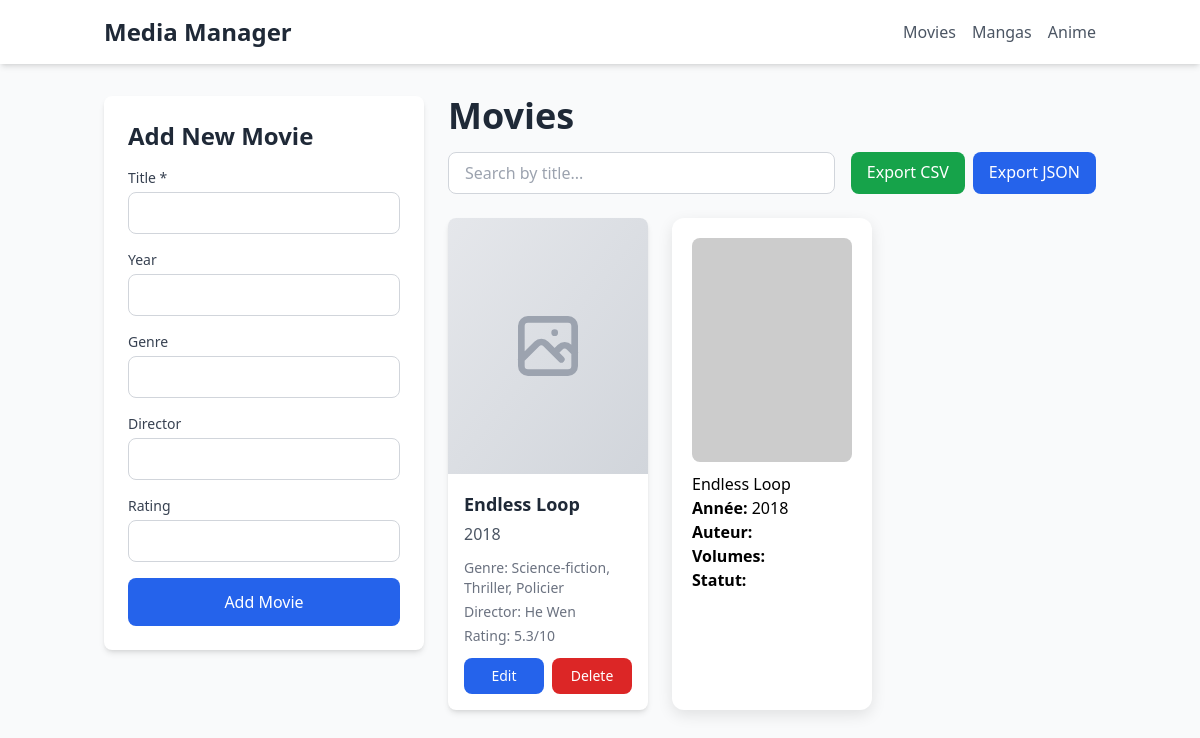
The page /movies/ on the database as committed earlier.
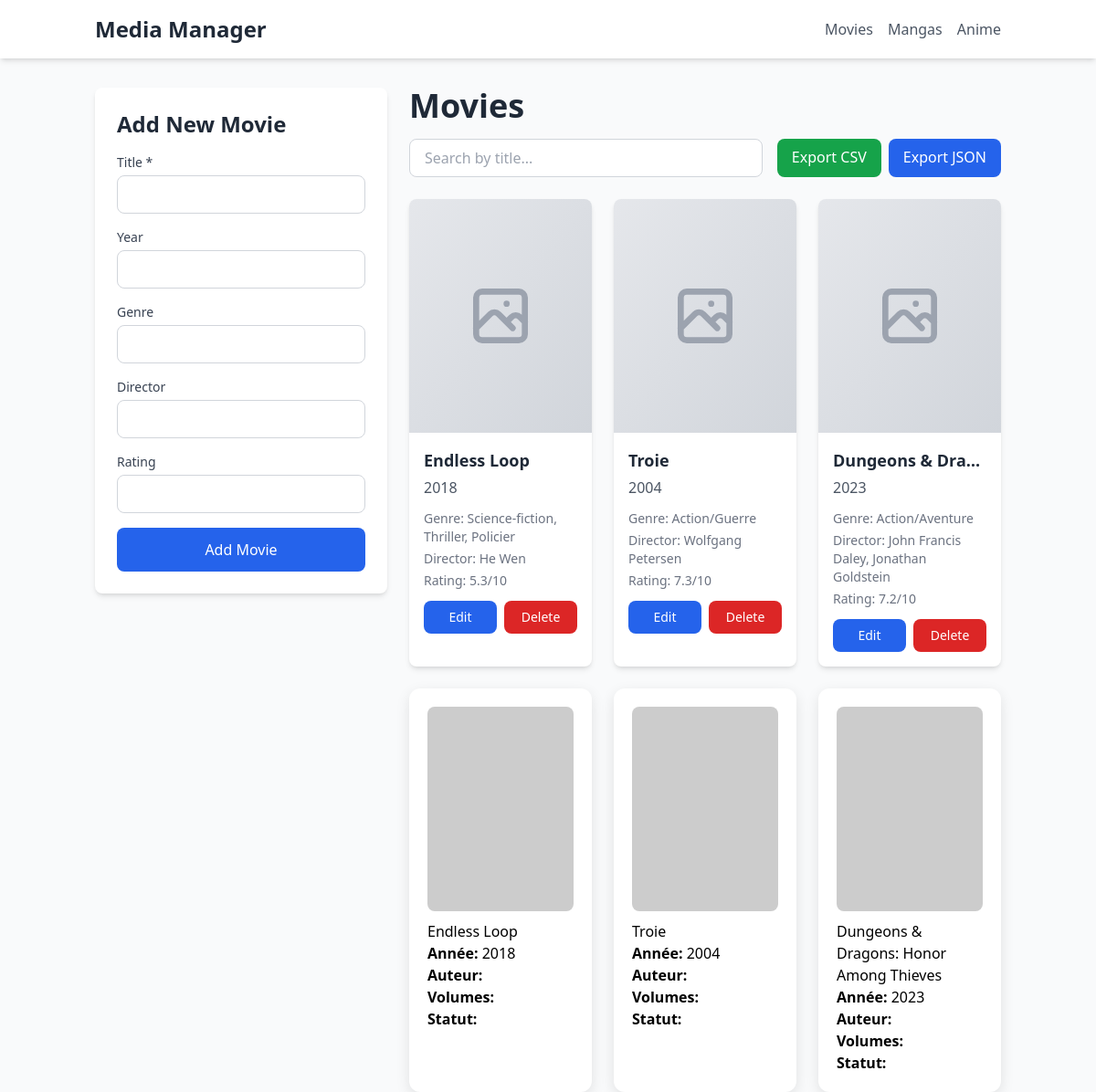
The same page on the database as committed later.
### app/models.py (models this page shows)
class Movie(db.Model):
    __tablename__ = 'movies'
    id = db.Column(db.Integer, primary_key=True)
    title = db.Column(db.String(200), nullable=False)
    year = db.Column(db.Integer, nullable=True)
    genre = db.Column(db.String(100), nullable=True)
    director = db.Column(db.String(100), nullable=True)
    rating = db.Column(db.Float, nullable=True)
    def to_dict(self):
        return {
            'id': self.id,
            'title': self.title,
            'year': self.year,
            'genre': self.genre,
            'director': self.director,
            'rating': self.rating
        }

### app/blueprints/movies.py (the view)
@movies_bp.route('/')
def list_movies():
    search = request.args.get('search', '')
    if search:
        items = Movie.query.filter(Movie.title.contains(search)).all()
    else:
        items = Movie.query.all()
    items = [m.to_dict() for m in items]
    return render_template('list.html', items=items, category='movies', title='Movies')

### app/templates/list.html (shortened to what this page needs)
<!DOCTYPE html>
<html lang="en">
<head>
    <script src="https://cdn.tailwindcss.com"></script>
</head>
<body class="bg-gray-50 min-h-screen">
    <nav class="bg-white shadow-md mb-8">
        <div class="container mx-auto px-4 py-4">
            <div class="flex items-center justify-between">
                <a href="/" class="text-2xl font-bold text-gray-800 hover:text-blue-600">Media Manager</a>
                <div class="flex space-x-4">
                    <a href="/movies" class="text-gray-600 hover:text-blue-600 font-medium">Movies</a>
                    <a href="/mangas" class="text-gray-600 hover:text-blue-600 font-medium">Mangas</a>
                    <a href="/anime" class="text-gray-600 hover:text-blue-600 font-medium">Anime</a>
                </div>
            </div>
        </div>
    </nav>
    <div class="container mx-auto px-4 flex gap-6">
        <aside class="w-80 bg-white rounded-lg shadow-md p-6 h-fit sticky top-4">
            <h2 class="text-2xl font-bold text-gray-800 mb-4">Add New {{ title[:-1] }}</h2>
            <form method="POST" action="/{{ category }}/add" class="space-y-4">
                {% if category == 'movies' %}
                    <div>
                        <label class="block text-sm font-medium text-gray-700 mb-1">Title *</label>
                        <input type="text" name="title" required
                               class="w-full px-4 py-2 border border-gray-300 rounded-lg focus:ring-2 focus:ring-blue-500 focus:border-transparent">
                    </div>
                    <div>
                        <label class="block text-sm font-medium text-gray-700 mb-1">Year</label>
                        <input type="number" name="year"
                               class="w-full px-4 py-2 border border-gray-300 rounded-lg focus:ring-2 focus:ring-blue-500 focus:border-transparent">
                    </div>
                    <div>
                        <label class="block text-sm font-medium text-gray-700 mb-1">Genre</label>
                        <input type="text" name="genre"
                               class="w-full px-4 py-2 border border-gray-300 rounded-lg focus:ring-2 focus:ring-blue-500 focus:border-transparent">
                    </div>
                    <div>
                        <label class="block text-sm font-medium text-gray-700 mb-1">Director</label>
                        <input type="text" name="director"
                               class="w-full px-4 py-2 border border-gray-300 rounded-lg focus:ring-2 focus:ring-blue-500 focus:border-transparent">
                    </div>
                    <div>
                        <label class="block text-sm font-medium text-gray-700 mb-1">Rating</label>
                        <input type="number" step="0.1" name="rating"
                               class="w-full px-4 py-2 border border-gray-300 rounded-lg focus:ring-2 focus:ring-blue-500 focus:border-transparent">
                    </div>
                {% endif %}
                <button type="submit"
                        class="w-full px-6 py-3 bg-blue-600 text-white rounded-lg hover:bg-blue-700 transition-colors font-medium">
                    Add {{ title[:-1] }}
                </button>
            </form>
        </aside>
        <main class="flex-1">
            <div class="mb-6">
                <h1 class="text-4xl font-bold text-gray-800 mb-4">{{ title }}</h1>
                <div class="flex flex-col md:flex-row gap-4 mb-6">
                    <form method="GET" class="flex-1">
                        <input type="text" name="search" placeholder="Search by title..."
                               value="{{ request.args.get('search', '') }}"
                               class="w-full px-4 py-2 border border-gray-300 rounded-lg focus:ring-2 focus:ring-blue-500 focus:border-transparent">
                    </form>
                    <div class="flex gap-2">
                        <a href="/{{ category }}/export/csv"
                           class="px-4 py-2 bg-green-600 text-white rounded-lg hover:bg-green-700 transition-colors">
                            Export CSV
                        </a>
                        <a href="/{{ category }}/export/json"
                           class="px-4 py-2 bg-blue-600 text-white rounded-lg hover:bg-blue-700 transition-colors">
                            Export JSON
                        </a>
                    </div>
                </div>
            </div>
            {% if items|length == 0 %}
            <div class="text-center py-12 text-gray-500 bg-white rounded-lg shadow-md">
                <svg class="w-16 h-16 mx-auto mb-4 text-gray-400" fill="none" stroke="currentColor" viewBox="0 0 24 24">
                    <path stroke-linecap="round" stroke-linejoin="round" stroke-width="2" d="M20 13V6a2 2 0 00-2-2H6a2 2 0 00-2 2v7m16 0v5a2 2 0 01-2 2H6a2 2 0 01-2-2v-5m16 0h-2.586a1 1 0 00-.707.293l-2.414 2.414a1 1 0 01-.707.293h-3.172a1 1 0 01-.707-.293l-2.414-2.414A1 1 0 006.586 13H4"></path>
                </svg>
                <p class="text-lg">No items found. Add your first {{ title[:-1].lower() }}!</p>
            </div>
            {% else %}
            <div class="grid grid-cols-1 md:grid-cols-2 lg:grid-cols-3 xl:grid-cols-4 gap-6">
                {% for item in items %}
                <div class="bg-white rounded-lg shadow-md overflow-hidden hover:shadow-xl transition-shadow duration-300">
                    <div class="bg-gradient-to-br from-gray-200 to-gray-300 h-64 flex items-center justify-center">
                    </div>
                    <div class="p-4">
                        <h3 class="text-lg font-bold text-gray-800 mb-1 truncate" title="{{ item.title }}">{{ item.title }}</h3>
                        <p class="text-gray-600 mb-3">{{ item.year or 'Year Unknown' }}</p>
                        <div class="text-sm text-gray-500 mb-3 space-y-1">
                            {% if category == 'movies' %}
                                {% if item.genre %}<p><span class="font-medium">Genre:</span> {{ item.genre }}</p>{% endif %}
                                {% if item.director %}<p><span class="font-medium">Director:</span> {{ item.director }}</p>{% endif %}
                                {% if item.rating %}<p><span class="font-medium">Rating:</span> {{ item.rating }}/10</p>{% endif %}
                            {% elif category == 'mangas' %}
                                {% if item.author %}<p><span class="font-medium">Author:</span> {{ item.author }}</p>{% endif %}
                                {% if item.volumes %}<p><span class="font-medium">Volumes:</span> {{ item.volumes }}</p>{% endif %}
                                {% if item.status %}<p><span class="font-medium">Status:</span> {{ item.status }}</p>{% endif %}
                            {% else %}
                                {% if item.studio %}<p><span class="font-medium">Studio:</span> {{ item.studio }}</p>{% endif %}
                                {% if item.episodes %}<p><span class="font-medium">Episodes:</span> {{ item.episodes }}</p>{% endif %}
                                {% if item.status %}<p><span class="font-medium">Status:</span> {{ item.status }}</p>{% endif %}
                            {% endif %}
                        </div>
                        <div class="flex gap-2">
                            <button onclick="openEditModal({{ item.id }})"
                                    class="flex-1 px-4 py-2 bg-blue-600 text-white rounded-lg hover:bg-blue-700 transition-colors text-sm font-medium">
                                Edit
                            </button>
                            <a href="/{{ category }}/delete/{{ item.id }}"
                               onclick="return confirm('Are you sure you want to delete {{ item.title }}?')"
                               class="flex-1 px-4 py-2 bg-red-600 text-white rounded-lg hover:bg-red-700 transition-colors text-sm font-medium text-center">
                                Delete
                            </a>
                        </div>
                    </div>
                </div>
                {% endfor %}
                {% for item in items %}
                    <div class="manga-card" onclick="window.location.href='/mangas/detail/{{ item.id }}'" style="cursor: pointer;">
                        <img src="https://via.placeholder.com/200x280?text={{ item.title }}" alt="{{ item.title }}" style="width: 100%; border-radius: 8px; margin-bottom: 10px;">
                        <h3>{{ item.title }}</h3>
                        <p><strong>Année:</strong> {{ item.year }}</p>
                        <p><strong>Auteur:</strong> {{ item.author }}</p>
                        <p><strong>Volumes:</strong> {{ item.volumes }}</p>
                        <p><strong>Statut:</strong> {{ item.status }}</p>
                    </div>
                {% endfor %}
            </div>
            {% endif %}
        </main>
    </div>
</body>
</html>

### app/templates/list.html (style rules this page uses)
.manga-card { background: white; border-radius: 12px; padding: 20px; box-shadow: 0 5px 15px rgba(0,0,0,0.1); transition: all 0.3s; }

Rows that differ between the two databases and show on the page:
added Movie: title "Troie", year "2004", genre "Action/Guerre", director "Wolfgang Petersen", rating "7.3"
added Movie: title "Dungeons & Dra…", year "2023", genre "Action/Aventure", director "John Francis Daley, Jonathan Goldstein", rating "7.2", title "Dungeons & Dragons: Honor Among Thieves"
